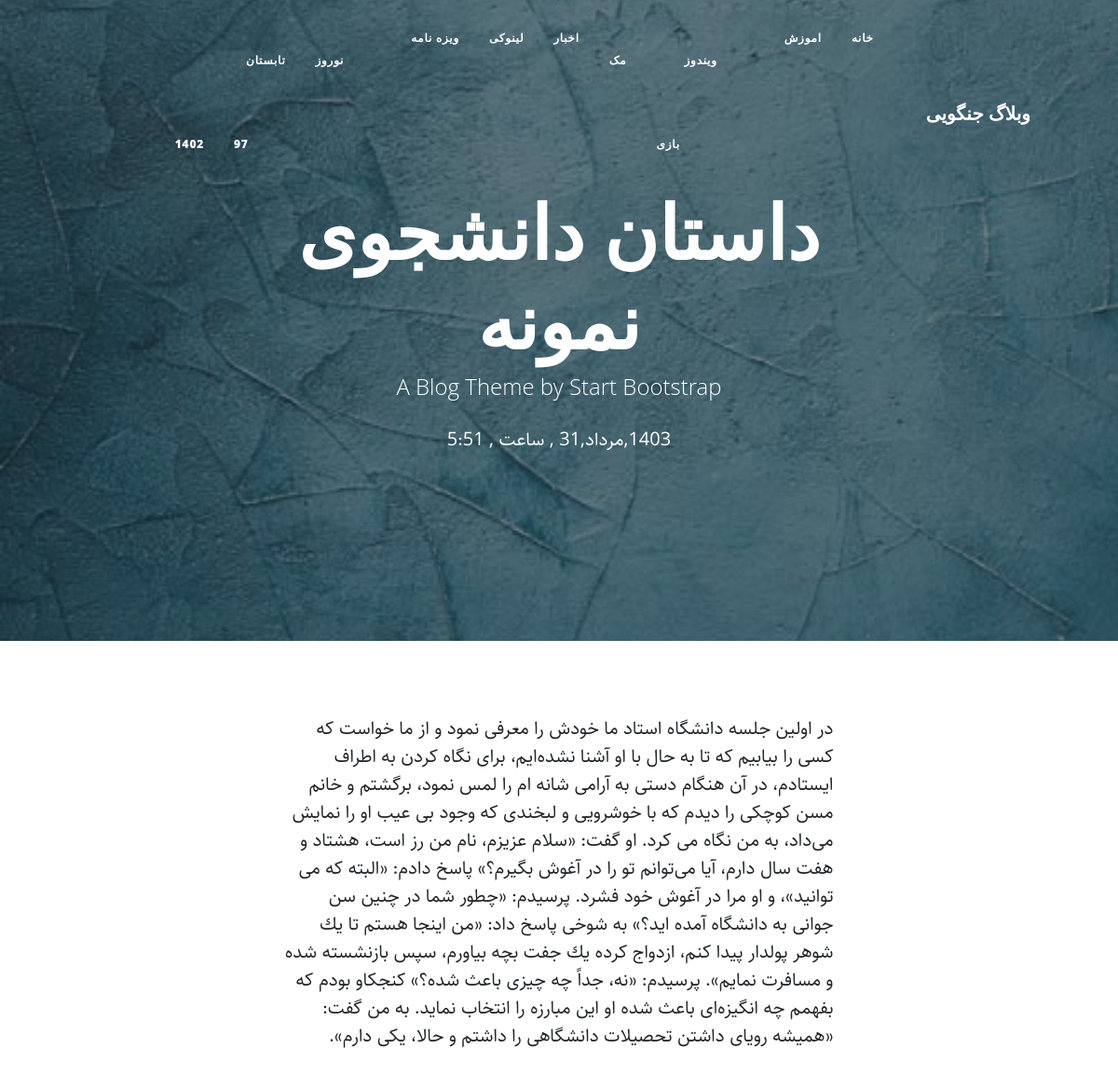
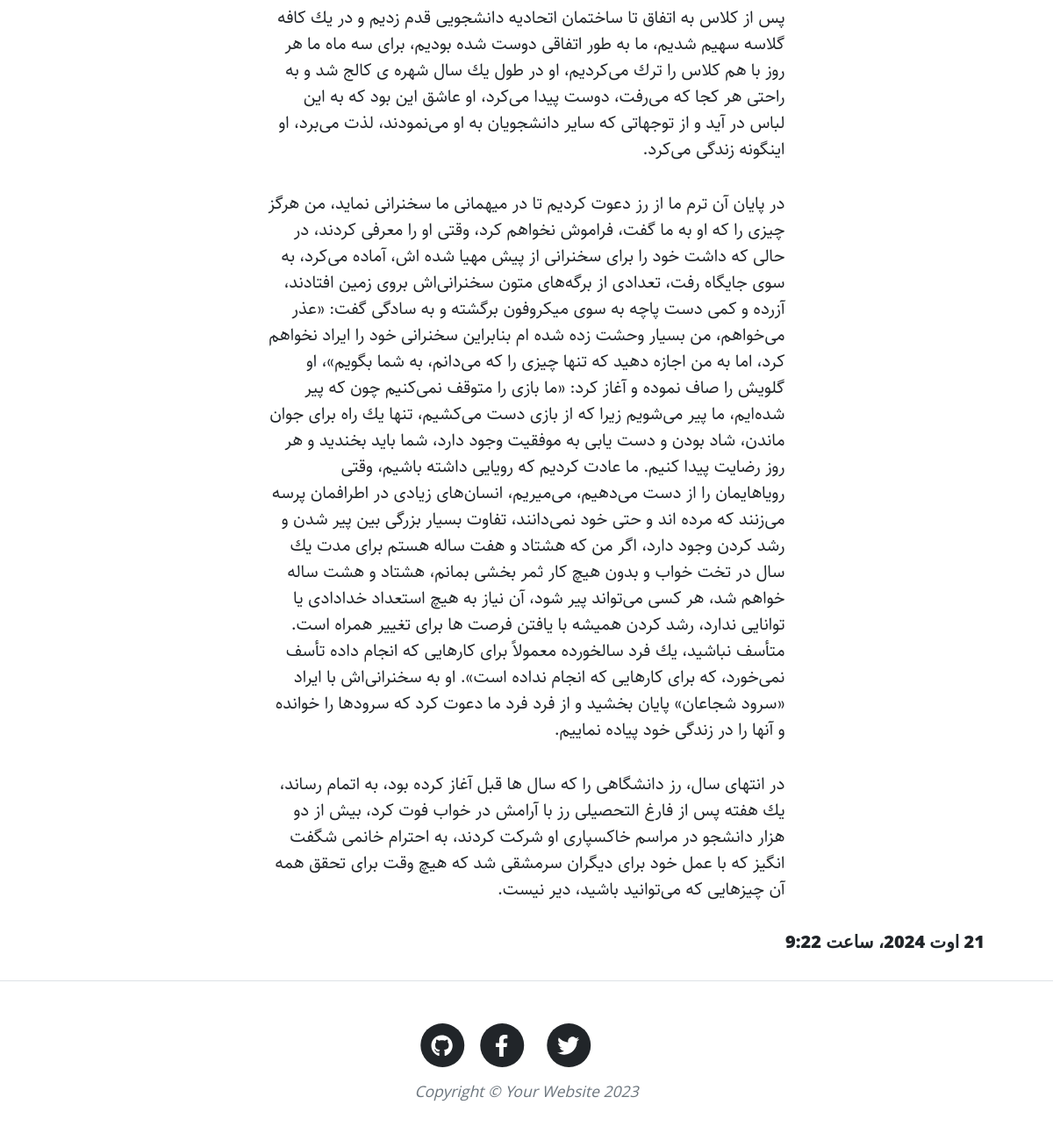
The app's page /detail/story9 with its own data (2 pictures, top to bottom).
### home/models.py (models this page shows, shortened)
class Category(models.Model):
    parent = models.ForeignKey('self', null=True, blank=True, related_name='children', on_delete=models.SET_NULL, verbose_name='زیر دسته')
    title = models.CharField(max_length=100, verbose_name="عنوان دسته بندی")
    slug = models.SlugField(max_length=100, unique=True, verbose_name="ادرس دسته بندی")
    status = models.BooleanField(default=True, verbose_name="آیا نمایش داده شود؟")
    position = models.IntegerField(verbose_name="موقعیت")
    class Meta:  # ین کلاس برای تنظیمات مدل هست
        verbose_name_plural = 'دسته بندی ها'
        verbose_name = 'دسته بندی'
        ordering = ['parent__id', 'position'] # می خوام رکورد ها بر اساس پوزیشن و به صورت صعودی مرتب بشه

class Article(models.Model):
    STATUS_CHOICES = (
        ('D', 'پیش نویس'),  #  اگر دف انتخاب بشه دی نشون میده
        ('P', 'منتشر شده'),  #  اگر پابلیش انتخاب بشه پی نشون میده
    )
    title = models.CharField(max_length=100, verbose_name="عنوان مقاله")
    slug = models.SlugField(max_length=100, unique=True, verbose_name="ادرس مقاله")  #  ادرس
    category = models.ManyToManyField(Category, verbose_name="دسته بندی", related_name="articles")  #  برای دسته بندی استفاده میشه
    description = models.TextField(verbose_name="محتوا")  #
    thumbnail = models.ImageField(upload_to="thumbnails", verbose_name="تصویر مقاله")
    published = models.DateTimeField(default=timezone.now, verbose_name='زمان انتشار مقاله')  #  زمان انتشار
    created = models.DateTimeField(auto_now_add=True, verbose_name='زمان ساخت مقاله')  #  زمان ساخت
    updated = models.DateTimeField(auto_now=True, verbose_name='زمان ادیت مقاله')  #  زمان ابدیت
    status = models.CharField(max_length=1, choices=STATUS_CHOICES, default='D', verbose_name="وضعیت")
    class Meta: # ین کلاس برای تنظیمات مدل هست
        verbose_name_plural = 'مقالات' # برای جا هایی که نام مدل رو باید به صورت جمع بنویسه
        verbose_name = 'مقاله' # این دو تا نامی که برای مدل توی ادمین پنل باید بزارم رو تعیین میکنه
    def jpublished(self):  # ین تابع تایم رو برای تغییرات به تابع میفرسته تا تاریخ به شمسی بشه
        return change_to_jalali(self.published)
    objects = ArticleManager()  # منیجر ArticleManeger به قابلیت های منیجر objects اضافه میشه
    def thumbnail_tag(self): # این تابع برای نمایش تصویر هستش
        return format_html(f"<img width = 100 height = 75 style = border-radius:6px src='{self.thumbnail.url}'>")
    thumbnail_tag.short_description = "تصویر"

### home/views.py (the view)
# urls.py: path('detail/<slug:slug>', views.detail, name='detail'),
def detail(request, slug):
    detail = {
        'article':get_object_or_404(Article, slug=slug), # , status='P' ثلا اگر اینو به فیلتر اضافه کنم فقط published ها رو نشون میده
        'categories': Category.objects.all().filter(status=True),
    }
    return render(request, 'detail.html', detail)

### extensions/jalali.py (called while the page is built)
    def persian_tuple(self):
        return self.persian_year, self.persian_month, self.persian_day

### extensions/utils.py (called while the page is built)
def change_to_jalali(time):  #  برای تغییر اطلاعات به شمسی
    time_to_string = f"{time.year},{time.month},{time.day}" # فرمت رو به استرینگ تبدیل میکنه
    time_to_tuple = jalali.Gregorian(time_to_string).persian_tuple()  #  به شمسی تبدیل میکنه
    jmonth = ["فروردین","اردیبهشت","خرداد","تیر","مرداد","شهریور","مهر","ابان","اذر","دی","بهمن","سفند"]
    time_to_list = list(time_to_tuple)
    for index, month in enumerate(jmonth): # enumerate به هر عنصر از ارایه یک اندیس میده و month میشه نام هر عنصر
        if time_to_list[1] == index + 1:
            time_to_list[1] = month
            break
    output = f"{time_to_list[0]},{time_to_list[1]},{time_to_list[2]} , ساعت , {time.hour}:{time.minute}"
    return output

### home/templatetags/base_tags.py (called while the page is built)
@register.simple_tag
def title():
    return 'وبلاگ جنگویی'

### home/templates/detail.html (shortened to what this page needs)
{% extends 'base.html' %}
{% load static %}
{% block pageHeader %}
        <header class="masthead" style="background-image: url('{{article.thumbnail.url}}')">
            <div class="container position-relative px-4 px-lg-5">
                <div class="row gx-4 gx-lg-5 justify-content-center">
                    <div class="col-md-10 col-lg-8 col-xl-7">
                        <div class="site-heading">
                            <h1>{{ article.title  }}</h1>
                            <span class="subheading">A Blog Theme by Start Bootstrap</span>
                            <br><time>{{ article.jpublished }}</time>
                        </div>
                    </div>
                </div>
            </div>
        </header>
{% endblock %}
{% block main %}
        <article class="mb-4">
            <div class="container px-4 px-lg-5">
                <div class="row gx-4 gx-lg-5 justify-content-center">
                    <div class="col-md-10 col-lg-8 col-xl-7">
                        {{ article.description|linebreaks }}
                    </div>
                    <h5>{{ article.created }}</h5>
                </div>
            </div>
        </article>
{% endblock %}

### home/templates/base.html (shortened to what this page needs)
<!DOCTYPE html>
{% load base_tags %}
{% load static %}
<html lang="en">
<head>
    <link href="{% static 'home/css/styles.css' %}" rel="stylesheet" />
    <link href="{% static 'home/css/rtl.css' %}" rel="stylesheet" />
    </head>
    <body>
    </body>
</html>
        <nav class="navbar navbar-expand-lg navbar-light" id="mainNav">
            <div class="container px-4 px-lg-5">
                <a class="navbar-brand" href="{% url 'home:home' %}"> {% title %} </a>
                    <div class="collapse navbar-collapse subnav" id="navbarResponsive">
                            <ul class="navbar-nav ms-auto py-4 py-lg-0 m-lg-0">
                                <li class="nav-item"><a class="nav-link px-lg-3 py-3 py-lg-4" href="{% url 'home:home' %}">خانه</a></li>
                                {% for cat in categories %}
                                    {% if cat.parent == null %}
                                        <li class="nav-item"><a class="nav-link px-lg-3 py-3 py-lg-4" href="{% url 'home:category' cat.slug %}">{{cat.title}}</a></li>
                                        {% if cat.children.all %}
                                            {% include 'category_loop.html' %}
                                        {% endif %}
                                    {% endif %}
                                {% endfor %}
                            </ul>
                        </div>
            </div>
        </nav>
        {% block pageHeader %}
        {% endblock %}
        {% block main %}
        {% endblock %}
        <footer class="border-top">
            <div class="container px-4 px-lg-5">
                <div class="row gx-4 gx-lg-5 justify-content-center">
                    <div class="col-md-10 col-lg-8 col-xl-7">
                        <ul class="list-inline text-center">
                            <li class="list-inline-item">
                                <a href="#!">
                                    <span class="fa-stack fa-lg">
                                        <i class="fas fa-circle fa-stack-2x"></i>
                                        <i class="fab fa-twitter fa-stack-1x fa-inverse"></i>
                                    </span>
                                </a>
                            </li>
                            <li class="list-inline-item">
                                <a href="#!">
                                    <span class="fa-stack fa-lg">
                                        <i class="fas fa-circle fa-stack-2x"></i>
                                        <i class="fab fa-facebook-f fa-stack-1x fa-inverse"></i>
                                    </span>
                                </a>
                            </li>
                            <li class="list-inline-item">
                                <a href="#!">
                                    <span class="fa-stack fa-lg">
                                        <i class="fas fa-circle fa-stack-2x"></i>
                                        <i class="fab fa-github fa-stack-1x fa-inverse"></i>
                                    </span>
                                </a>
                            </li>
                        </ul>
                        <div class="small text-center text-muted fst-italic">Copyright &copy; Your Website 2023</div>
                    </div>
                </div>
            </div>
        </footer>
    </body>
</html>

### home/templates/category_loop.html
<ul class="navbar-nav ms-auto py-4 py-lg-4 ">
  {% for cat in cat.children.all %}
    <li class="nav-item">
      <a class="nav-link px-lg-3 py-4 py-lg-6" href="{% url 'home:category' cat.slug %}">{{cat.title}}</a>
      {% if cat.children.all %}
        {% include 'category_loop.html' %}
      {% endif %}
    </li>
  {% endfor %}
</ul>

### static/home/css/rtl.css (style rules this page uses)
body { direction: rtl; text-align: right; font-family: Sahel; font-size: 20px; }
.navbar-nav { margin-left: initial !important; margin-right: auto; }

### records on screen
Category: title "اموزش"
Category: title "ویندوز"
Category: title "بازی"
Category: title "مک"
Category: title "اخبار"
Category: title "لینوکی"
Category: title "ویزه نامه"
Category: title "نوروز"
Category: title "تابستان"
Category: title "97"
Category: title "1402"
Article: thumbnail (picture), title "داستان دانشجوی نمونه", jpublished "1403,مرداد,31 , ساعت , 5:51", description "در اولين جلسه دانشگاه استاد ما خودش را معرفی نمود و از ما خواست كه كسی را بيابيم كه تا به حال با او آشنا نشده‌ايم، برای نگاه كردن به اطراف ايستادم، در آن هنگام دستی به آرامی شانه‌ ام را لمس نمود، برگشتم و خانم مسن كوچكی را ديدم كه با خوشرويی و لبخندی كه وجود بی‌ عيب او را نمايش می‌داد، به من نگاه می ‌كرد. او گفت: «سلام عزيزم، نام من رز است، هشتاد و هفت سال دارم، آيا می‌توانم تو را در آغوش بگيرم؟» پاسخ دادم: «البته كه می‌ توانيد»، و او مرا در آغوش خود فشرد. پرسيدم: «چطور شما در چنين سن جوانی به دانشگاه آمده ايد؟» به شوخی پاسخ داد: «من اينجا هستم تا يك شوهر پولدار پيدا كنم، ازدواج كرده يك جفت بچه بياورم، سپس بازنشسته شده و مسافرت نمایم». پرسيدم: «نه، جداً چه چيزی باعث شده؟» كنجكاو بودم كه…", created "21 اوت 2024، ساعت 9:22"
